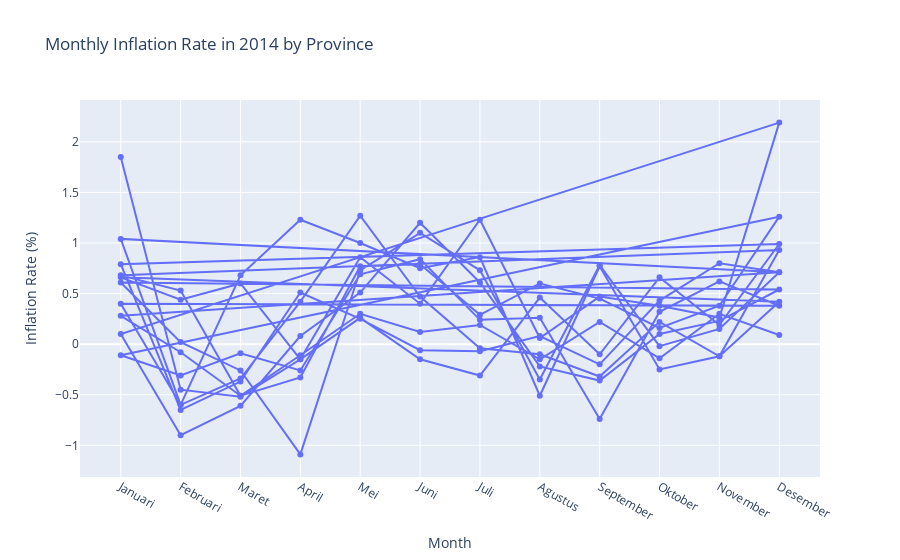

This figure's notebook cell:
### Code cell
# Filter data for the end of 2013 and the whole of 2014
df_2013_2014 = df[(df['tahun'] == 2014) & (df['bulan'].isin(['Oktober', 'November', 'Desember'])) | (df['tahun'] == 2015)]

# Calculate Moving Average using values from the end of 2013 and 2014
df_2013_2014['moving_avg'] = df_2013_2014['tingkat_inflasi_bulanan'].rolling(window=3).mean()

# Filter again to only include data from 2014 for visualization
df_2014 = df_2013_2014[df_2013_2014['tahun'] == 2015]

fig = px.line(
    df, 
    x='bulan', 
    y='tingkat_inflasi_bulanan', # Color lines by province
    title='Monthly Inflation Rate in 2014 by Province',
    labels={'bulan': 'Month', 'tingkat_inflasi_bulanan': 'Inflation Rate (%)'},
    markers=True,
    line_shape='linear',
)

# Show the chart
fig.show()

### Figure 1 — Plotly figure (JSON) as saved in the notebook; plotly's stock layout.template omitted (floating-point values rounded to 4 significant figures)
{"data": [{"hovertemplate": "Month=%{x}<br>Inflation Rate (%)=%{y}<extra></extra>", "legendgroup": "", "line": {"color": "#636efa", "dash": "solid", "shape": "linear"}, "marker": {"symbol": "circle"}, "mode": "markers+lines", "name": "", "orientation": "v", "showlegend": false, "type": "scatter", "x": ["Januari", "Februari", "Maret", "April", "Mei", "Juni", "Juli", "Agustus", "September", "Oktober", "November", "Desember", "Januari", "Februari", "Maret", "April", "Mei", "Juni", "Juli", "Agustus", "September", "Oktober", "November", "Desember", "Januari", "Februari", "Maret", "April", "Mei", "Juni", "Juli", "Agustus", "September", "Oktober", "November", "Desember", "Januari", "Februari", "Maret", "April", "Mei", "Juni", "Juli", "Agustus", "September", "Oktober", "November", "Desember", "Januari", "Februari", "Maret", "April", "Mei", "Juni", "Juli", "Agustus", "September", "Oktober", "November", "Desember", "Januari", "Februari", "Maret", "April", "Mei", "Juni", "Juli", "Agustus", "September", "Oktober", "November", "Desember", "Januari", "Februari", "Maret", "April", "Mei", "Juni", "Juli", "Agustus", "September", "Oktober", "November", "Desember", "Januari", "Februari", "Maret", "April", "Mei", "Juni", "Juli", "Agustus", "September", "Oktober", "November", "Desember", "Januari", "Februari", "Maret", "April", "Mei", "Juni", "Juli", "Agustus", "September", "Oktober", "November", "Desember", "Januari", "Februari", "Maret", "April", "Mei", "Juni", "Juli", "Agustus", "September", "Oktober", "November", "Desember"], "xaxis": "x", "y": [1.85, -0.45, -0.52, -0.15, 0.86, 0.4, 1.23, 0.06, 0.47, 0.38, 0.2635, 2.19, 0.1, -0.9, -0.61, 0.08, 0.51, 1.2, 0.61, -0.22, -0.36, 0.1, 0.23, 0.54, 0.61, 0.02, -0.26, -1.09, 0.73, 1.1, 0.73, -0.35, 0.78, -0.02, 0.15, 0.71, 0.28, -0.08, -0.51, -0.33, 0.77, 0.79, 0.29, 0.6, 0.45, 0.16, 0.38, 1.26, -0.11, -0.31, -0.09, -0.26, 0.69, 0.84, 0.24, 0.26, -0.74, 0.32, 0.62, 0.38, 0.4, -0.6, -0.34, 0.42, 1.27, 0.47, -0.04, -0.1, -0.32, 0.22, -0.12, 0.42, 0.66, 0.44, 0.6, -0.15, 0.26, -0.15, -0.31, 0.46, -0.1, 0.66, 0.19, 0.99, 0.79, -0.65, -0.37, 0.51, 0.25, -0.06, -0.07, 0.08, -0.2, 0.43, 0.8, 0.71, 1.04, -0.6, 0.68, 1.23, 1, 0.75, 0.86, -0.51, 0.77, -0.25, -0.12, 0.93, 0.68, 0.53, -0.51, -0.11, 0.3, 0.12, 0.19, -0.15, 0.22, -0.14, 0.3, 0.09], "yaxis": "y"}], "layout": {"legend": {"tracegroupgap": 0}, "title": {"text": "Monthly Inflation Rate in 2014 by Province"}, "xaxis": {"anchor": "y", "domain": [0, 1], "title": {"text": "Month"}}, "yaxis": {"anchor": "x", "domain": [0, 1], "title": {"text": "Inflation Rate (%)"}}}}
